Frame 1 (no input): blank canvas, image omitted
Frame 60 (the mouse pressed at the canvas centre just before this capture): blank canvas, image omitted
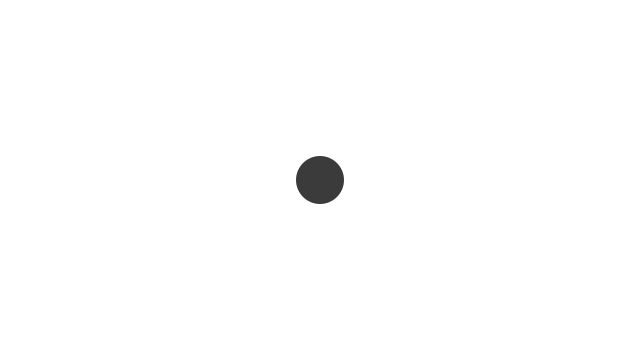
Frame 120 (the mouse held since frame 60 and released just before this capture)

The Processing sketch whose frames 1 and 60 were blank and that drew this single picture after the mouse press (run headless with seeded random() and noise(); from frame 60 on, the mouse is pressed at the canvas centre):

// Processing sketch: sketch_211104c
// ── sketch_211104c.pde
//https://processing.org/examples/arraylistclass.html

ArrayList<Ball> balls;
int ballWidth = 48;

void setup() {
  size(640, 360);
  noStroke();

  // Create an empty ArrayList (will store Ball objects)
  balls = new ArrayList<Ball>();

  // Start by adding one element
  //balls.add(new Ball(width/2, 0, ballWidth));
}

void draw() {
  background(255);

  for (int i = balls.size() - 1; i >= 0; i--) {
    Ball ball = balls.get(i);
    //ball.move();
    ball.display();
    if (ball.finished()) balls.remove(i);
  }
}

void mousePressed() {
  // A new ball object is added to the ArrayList (by default to the end)
  balls.add(new Ball(mouseX, mouseY, ballWidth));
}

class Ball {

  float x;
  float y;
  float speed;
  float gravity;
  float w;
  float life = 255;

  Ball(float tempX, float tempY, float tempW) {
    x = tempX;
    y = tempY;
    w = tempW;
    speed = 0;
    gravity = 0.1;
  }

  //void move() {
  //  // Add gravity to speed
  //  speed = speed + gravity;
  //  // Add speed to y location
  //  y = y + speed;
  //  // If square reaches the bottom
  //  // Reverse speed
  //  if (y > height) {
  //    // Dampening
  //    speed = speed * -0.8;
  //    y = height;
  //  }
  //}

  boolean finished() {
    // Balls fade out
    life--;
    if (life < 0) {
      return true;
    } else {
      return false;
    }
  }

  void display() {
    // Display the circle
    fill(0, life);
    //stroke(0, life);
    ellipse(x, y, w, w);
  }
}
